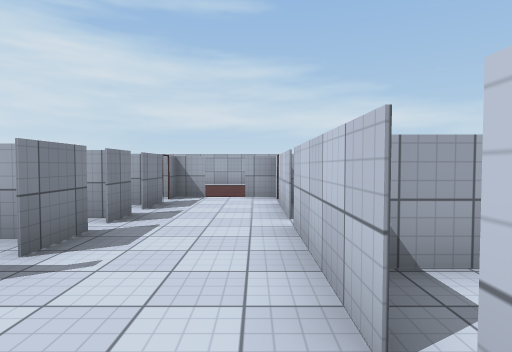
[1] (above)

22 first-person views from a walk through a scene from a Unity 3-D project. The camera is 1.4 m above the floor, tilts 2° down and sees 80° across. The floor is counted in squares, 1.8 m on a side. Each view is taken from the middle of a square. On the plan, view 1 faces up. The plan holds only what a view shows up to about 11 squares ahead; the rest is blank. The place goes on beyond the plan. The player is left out. Door leaves are left out, so doorways stand open. Surface patterns are stand-ins for the level's own textures.

[2]
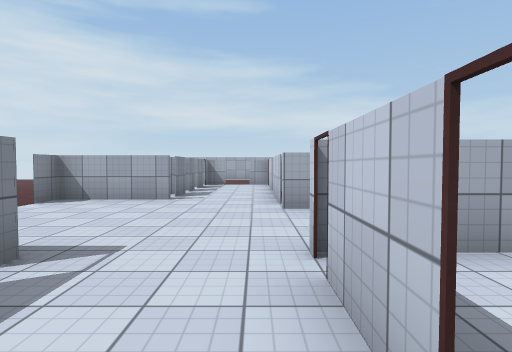

[3]
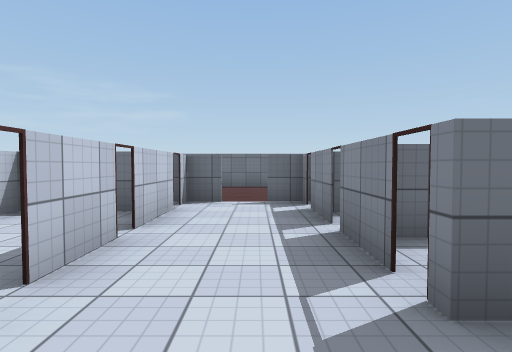

[4]
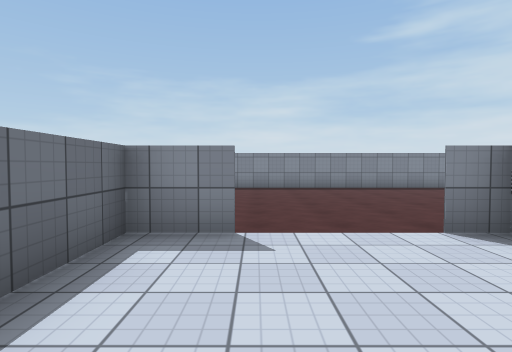

[5]
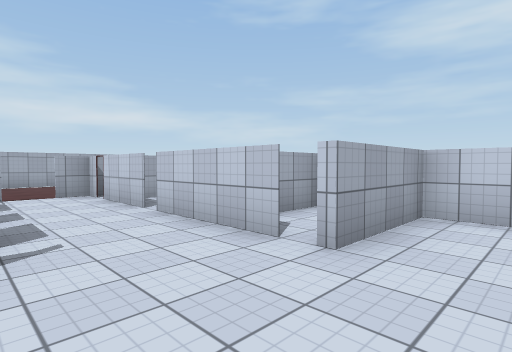

[6]
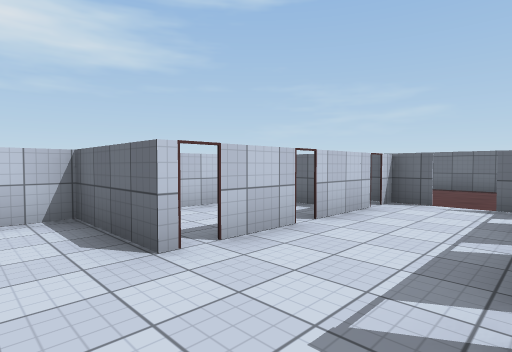

[7]
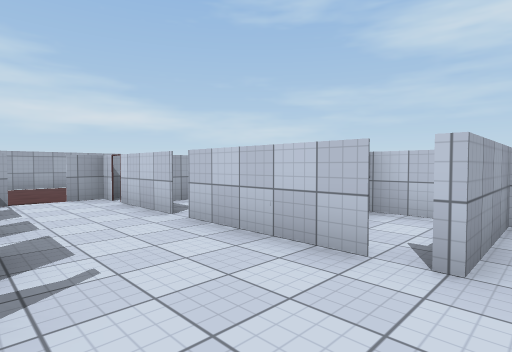

[8]
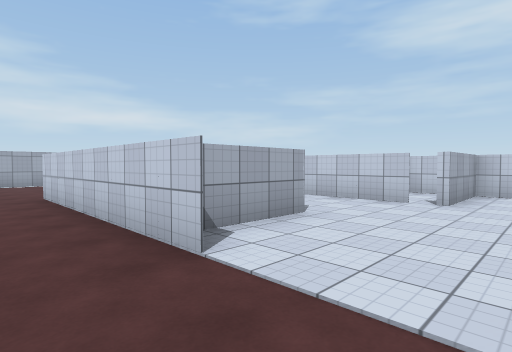

[9]
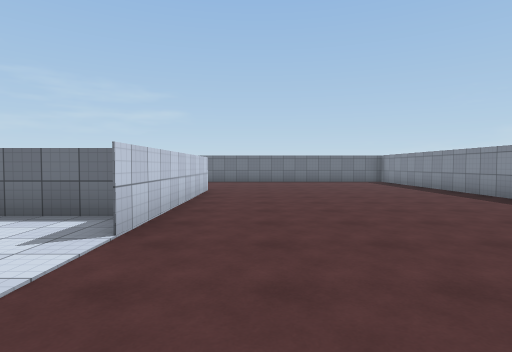

[10]
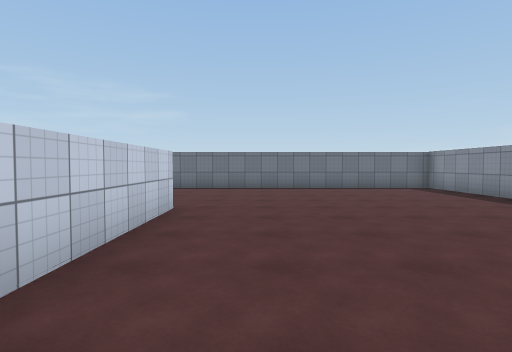

[11]
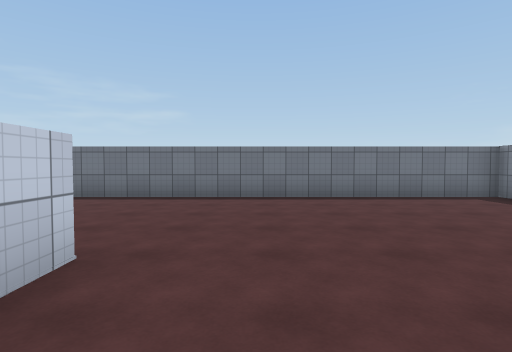

[12]
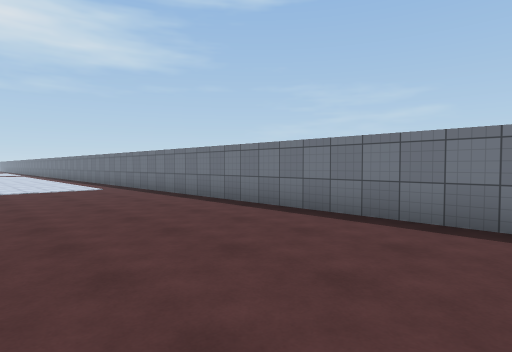

[13]
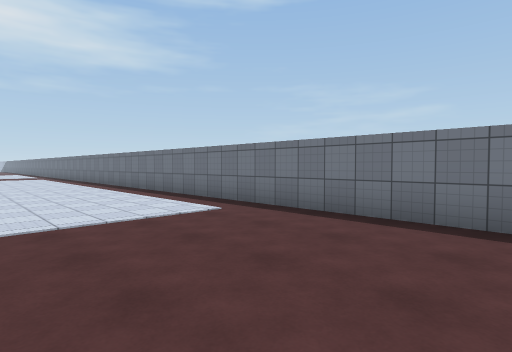

[14]
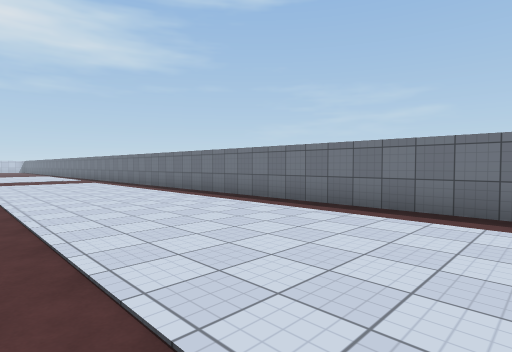

[15]
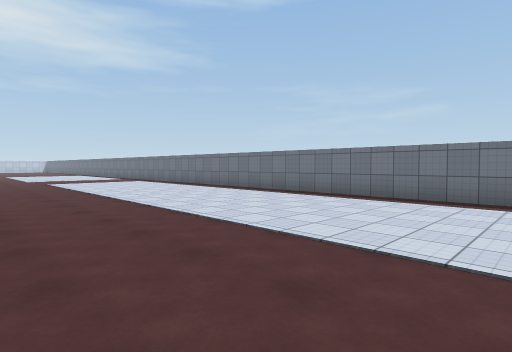

[16]
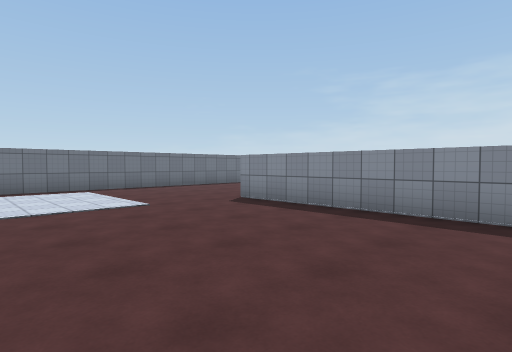

[17]
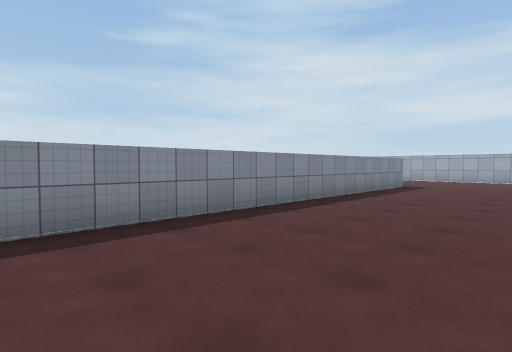

[18]
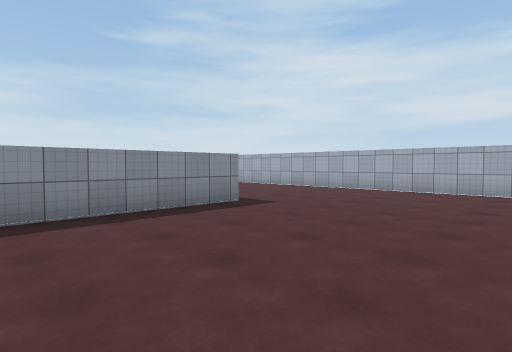

[19]
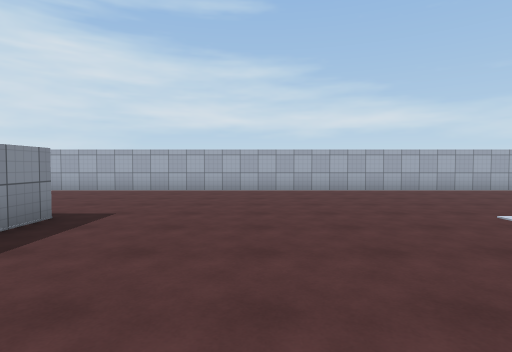

[20]
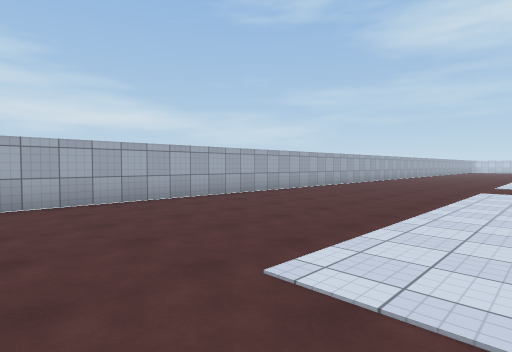

[21]
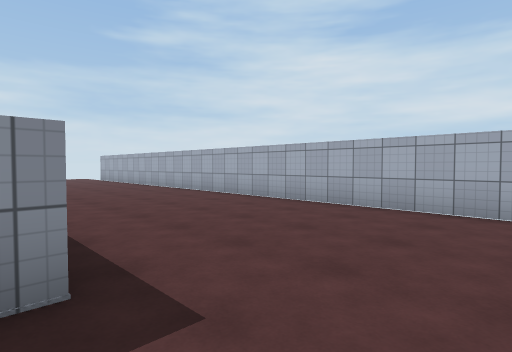

[22]
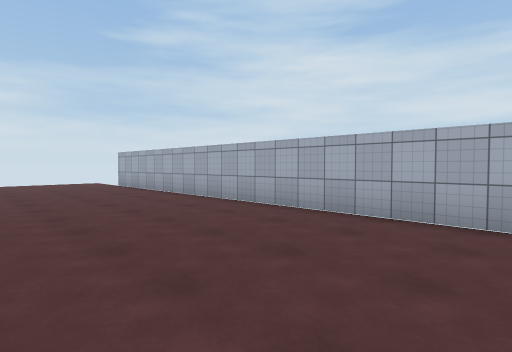

### Floor plan
Points are (right, up) in squares from view 1. A wall is a line through its corners. A room is listed if a view was taken in it or the views show most of it. See-through windows are left out.
Room 1 (views 1, 2, 3, 4, 5, 6, 7)
walls: (0.4, -2.3) (3, -2.3) (3, 0); (-2, -3.1) (-2, -4.6); (0.5, -4.2) (0.5, -2.9); (-2, -5) (-2, -6.5); (-4.5, -1.1) (-4.5, -1.8); (-1.9, 1.9) (-4.5, 1.9) (-4.5, 1.1); (3, 0.4) (0.4, 0.4); (0.5, -6.6) (0.5, -4.6); (-0.4, -7.5) (1, -7.5); (-2.2, -7.5) (-1.1, -7.5)
ways out: open door at (-4.5, 0) to room 2; open door at (-0.5, -7.5) to room 2; opening at (-1, 2) to room 4; open door at (-2, 2) to room 4; gap at (1, -4.5) to room 5; open door at (0.5, 1) to room 6
Room 2 (views 8, 9, 10, 11, 12, 13, 14, 15, 16, 17, 18, 19, 20, 21, 22)
walls: (3, 7.5) (3, -7.6); (-4.5, 1.1) (-4.5, 7.5); (-4.5, -7.6) (-4.5, -3.4); (-12, -5) (-12, -12.5) (15.5, -12.5); (15.5, 12.5) (-11.1, 12.5); (-12, 5.9) (-12, -1.8)
ways out: open door at (-4.5, 0) to room 1; open door at (-0.5, -7.5) to room 1; open door at (-0.5, 7) to room 3
objects: other object (-4, -3) to (-3, -2)
Room 3 (no view inside)
walls: (-2, 4.9) (-2, 4); (0.5, 4.4) (0.5, 6.5); (-2, 6.5) (-2, 5.2); (-1.1, 7.4) (-2.4, 7.4); (0.9, 7.4) (-0.4, 7.4)
ways out: open door at (-0.5, 7) to room 2; opening at (-1, 4) to room 4; open door at (-2, 4.5); open door at (0.5, 4)
Room 4 (no view inside)
walls: (-2, 3.6) (-2, 2.5); (0.5, 1.1) (0.5, 4)
ways out: opening at (-1, 2) to room 1; open door at (-2, 2) to room 1; opening at (-1, 4) to room 3
Room 5 (no view inside)
walls: (2.4, -2.3) (0.5, -2.3); (1, -6.1) (3, -6.1) (3, -3.9)
ways out: gap at (1, -4.5) to room 1
Room 6 (no view inside)
walls: (3, 0) (3, 2.3) (0.4, 2.3)
ways out: open door at (0.5, 1) to room 1

Positions as (right, up) in squares from view 1, and headings:
1: (0, 0), facing up
2: (0, -5), facing up
3: (-1, -1), facing down
4: (-1, -1), facing left
5: (-2, -1), facing up-right
6: (-2, -1), facing down-right
7: (-2, 0), facing up-right
8: (-6, -1), facing up-right
9: (-6, 2), facing down
10: (-6, -2), facing down
11: (-6, -5), facing down
12: (-5, -8), facing down-right
13: (1, -8), facing down-right
14: (6, -7), facing down-right
15: (6, -5), facing down-right
16: (8, -2), facing down-left
17: (7, -4), facing up-left
18: (8, 3), facing up-left
19: (6, 3), facing up
20: (8, 6), facing up-right
21: (5, 7), facing up-left
22: (0, 8), facing up-left
